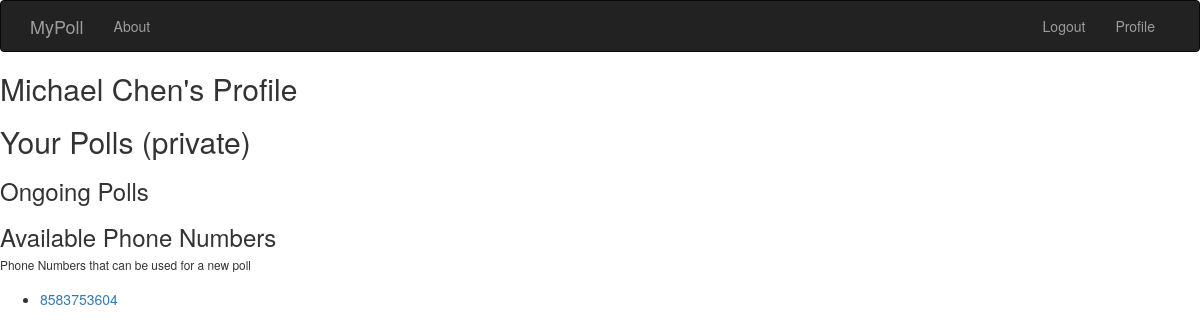
/profile/1 (signed in), run on an earlier commit of the app's database.
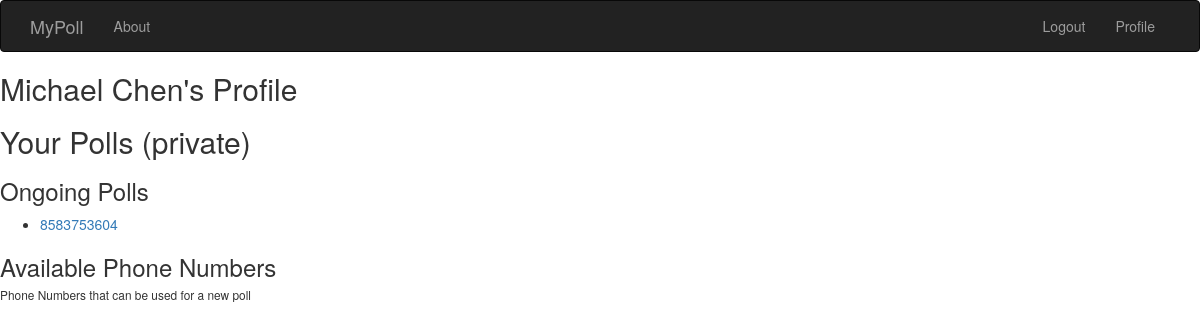
And on a later commit of the database.
### models.py (models this page shows, shortened)
class User(UserMixin, db.Model):
    __tablename__ = 'users'
    id = db.Column(db.Integer, primary_key = True)
    email = db.Column(db.String(64), unique=True)
    age = db.Column(db.Integer)
    password_hash = db.Column(db.String(128))
    first_name = db.Column(db.String(64))
    last_name = db.Column(db.String(64))
    phone_numbers = db.relationship("PhoneNumber", backref='user', lazy='dynamic')
    @property
    def password(self):
        raise AttributeError("Password is not a readable property")

class PhoneNumber(db.Model):
    __tablename__ = 'phone_numbers'
    id = db.Column(db.Integer, primary_key=True)
    number = db.Column(db.String(64))
    user_id = db.Column(db.Integer, db.ForeignKey('users.id'))
    in_use = db.Column(db.Boolean, default=False)
    choices = db.Column(db.String(512))
    title = db.Column(db.String(64))

### app.py (the view)
@app.route("/profile/<id>")
def profile(id):
    user = User.query.filter_by(id=id).first_or_404()
    return render_template("profile.html", user=user)

### models.py (called while the page is built)
@login_manager.user_loader
def load_user(user_id):
    return User.query.get(user_id)

### templates/profile.html (shortened to what this page needs)
{% extends 'base.html' %}
{% block content %}
<h2>{{ user.first_name }} {{ user.last_name }}'s Profile</h2>
{% if current_user.id == user.id %}
    <h2>Your Polls (private)</h2>
    <h3>Ongoing Polls</h3>
    <ul>
    {% for ph in user.phone_numbers.filter_by(in_use=True) %}
        <li><a href="{{ url_for('phone_view', id=ph.id) }}">{{ ph.number }}</a></li>
    {% endfor %}
    </ul>
    <h3 style="margin-bottom:3px;">Available Phone Numbers</h3>
    <small>Phone Numbers that can be used for a new poll</small>
    <ul>
    {% for ph in user.phone_numbers.filter_by(in_use=False) %}
        <li><a href="{{ url_for('phone_view', id=ph.id) }}">{{ ph.number }}</a></li>
    {% endfor %}
    </ul>
{% endif %}
{% endblock %}

### templates/base.html (shortened to what this page needs)
{% extends "bootstrap/base.html" %}
{% block head %}
{{ super() }}
<link href="{{ url_for('static', filename='styles.css') }}" rel="stylesheet">
{% endblock %}
{% block navbar %}
<div class="navbar navbar-inverse" role="navigation">
    <div class="container">
        <div class="navbar-header">
            <a class="navbar-brand" href="/">MyPoll</a>
        </div>
        <div class="navbar-collapse collapse">
            <ul class="nav navbar-nav">
                <li><a href="{{ url_for('about') }}">About</a></li>
            </ul>
            <ul class="nav navbar-nav navbar-right">
                {% if current_user.is_authenticated %}
                    <li><a href="{{ url_for('logout') }}">Logout</a></li>
                    <li><a href="{{ url_for('profile', id=current_user.id) }}">Profile</a></li>
                {% else %}
                    <li><a href="{{ url_for('login') }}">Login</a></li>
                {% endif %}
            </ul>
        </div>
    </div>
</div>
{% endblock %}

What changed in the data, as far as the page shows it:
changed PhoneNumber: moves from the list under "Available Phone Numbers" to the list under "Ongoing Polls"
